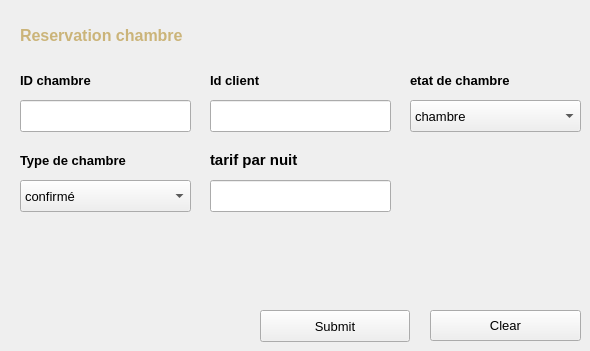
      <widget class="QWidget" name="tab_11">
       <attribute name="title">
        <string>insert</string>
       </attribute>
       <widget class="QLabel" name="label_89">
        <property name="geometry">
         <rect>
          <x>20</x>
          <y>20</y>
          <width>241</width>
          <height>31</height>
         </rect>
        </property>
        <property name="font">
         <font>
          <family>Arial</family>
          <pointsize>12</pointsize>
          <bold>true</bold>
         </font>
        </property>
        <property name="text">
         <string>&lt;html&gt;&lt;head/&gt;&lt;body&gt;&lt;p&gt;&lt;span style=&quot; color:#cbb479;&quot;&gt;Reservation chambre&lt;/span&gt;&lt;/p&gt;&lt;/body&gt;&lt;/html&gt;</string>
        </property>
       </widget>
       <widget class="QLabel" name="id_13">
        <property name="geometry">
         <rect>
          <x>20</x>
          <y>70</y>
          <width>141</width>
          <height>21</height>
         </rect>
        </property>
        <property name="font">
         <font>
          <pointsize>10</pointsize>
          <bold>true</bold>
         </font>
        </property>
        <property name="text">
         <string>&lt;html&gt;&lt;head/&gt;&lt;body&gt;&lt;p&gt;ID chambre&lt;/p&gt;&lt;/body&gt;&lt;/html&gt;</string>
        </property>
       </widget>
       <widget class="QLabel" name="id_49">
        <property name="geometry">
         <rect>
          <x>210</x>
          <y>70</y>
          <width>141</width>
          <height>21</height>
         </rect>
        </property>
        <property name="font">
         <font>
          <pointsize>10</pointsize>
          <bold>true</bold>
         </font>
        </property>
        <property name="text">
         <string>&lt;html&gt;&lt;head/&gt;&lt;body&gt;&lt;p&gt;Id  client &lt;/p&gt;&lt;/body&gt;&lt;/html&gt;</string>
        </property>
       </widget>
       <widget class="QLineEdit" name="empName_15">
        <property name="geometry">
         <rect>
          <x>20</x>
          <y>100</y>
          <width>171</width>
          <height>32</height>
         </rect>
        </property>
        <property name="font">
         <font>
          <family>Arial</family>
          <pointsize>10</pointsize>
         </font>
        </property>
        <property name="styleSheet">
         <string notr="true">#empName
{
	background:white;
	color:black;
	border:none;
	padding-left:6px;
}</string>
        </property>
       </widget>
       <widget class="QLineEdit" name="empName_16">
        <property name="geometry">
         <rect>
          <x>210</x>
          <y>100</y>
          <width>181</width>
          <height>32</height>
         </rect>
        </property>
        <property name="font">
         <font>
          <family>Arial</family>
          <pointsize>10</pointsize>
         </font>
        </property>
        <property name="styleSheet">
         <string notr="true">#empName
{
	background:white;
	color:black;
	border:none;
	padding-left:6px;
}</string>
        </property>
       </widget>
       <widget class="QLineEdit" name="empName_17">
        <property name="geometry">
         <rect>
          <x>210</x>
          <y>180</y>
          <width>181</width>
          <height>32</height>
         </rect>
        </property>
        <property name="font">
         <font>
          <family>Arial</family>
          <pointsize>10</pointsize>
         </font>
        </property>
        <property name="styleSheet">
         <string notr="true">#empName
{
	background:white;
	color:black;
	border:none;
	padding-left:6px;
}</string>
        </property>
       </widget>
       <widget class="QLabel" name="id_51">
        <property name="geometry">
         <rect>
          <x>410</x>
          <y>70</y>
          <width>141</width>
          <height>21</height>
         </rect>
        </property>
        <property name="font">
         <font>
          <pointsize>10</pointsize>
          <bold>true</bold>
         </font>
        </property>
        <property name="text">
         <string>&lt;html&gt;&lt;head/&gt;&lt;body&gt;&lt;p&gt;etat de chambre&lt;/p&gt;&lt;/body&gt;&lt;/html&gt;</string>
        </property>
       </widget>
       <widget class="QLabel" name="id_52">
        <property name="geometry">
         <rect>
          <x>20</x>
          <y>150</y>
          <width>141</width>
          <height>21</height>
         </rect>
        </property>
        <property name="font">
         <font>
          <pointsize>10</pointsize>
          <bold>true</bold>
         </font>
        </property>
        <property name="text">
         <string>&lt;html&gt;&lt;head/&gt;&lt;body&gt;&lt;p&gt;Type de chambre&lt;/p&gt;&lt;/body&gt;&lt;/html&gt;</string>
        </property>
       </widget>
       <widget class="QComboBox" name="empGender_7">
        <property name="geometry">
         <rect>
          <x>410</x>
          <y>100</y>
          <width>171</width>
          <height>32</height>
         </rect>
        </property>
        <property name="font">
         <font>
          <family>Arial</family>
          <pointsize>10</pointsize>
         </font>
        </property>
        <property name="styleSheet">
         <string notr="true">#empGender
{
	background:white;
	color:black;
	border:none;
	padding-left:6px;
}</string>
        </property>
        <item>
         <property name="text">
          <string>chambre</string>
         </property>
        </item>
        <item>
         <property name="text">
          <string>restaurant</string>
         </property>
        </item>
        <item>
         <property name="text">
          <string>parking</string>
         </property>
        </item>
       </widget>
       <widget class="QLabel" name="id_61">
        <property name="geometry">
         <rect>
          <x>210</x>
          <y>150</y>
          <width>141</width>
          <height>21</height>
         </rect>
        </property>
        <property name="font">
         <font>
          <pointsize>10</pointsize>
          <bold>true</bold>
         </font>
        </property>
        <property name="text">
         <string>&lt;html&gt;&lt;head/&gt;&lt;body&gt;&lt;p&gt;&lt;span style=&quot; font-size:11pt;&quot;&gt;tarif par nuit&lt;/span&gt;&lt;/p&gt;&lt;/body&gt;&lt;/html&gt;</string>
        </property>
       </widget>
       <widget class="QPushButton" name="pushButton_52">
        <property name="geometry">
         <rect>
          <x>430</x>
          <y>310</y>
          <width>151</width>
          <height>31</height>
         </rect>
        </property>
        <property name="font">
         <font>
          <pointsize>10</pointsize>
         </font>
        </property>
        <property name="cursor">
         <cursorShape>PointingHandCursor</cursorShape>
        </property>
        <property name="focusPolicy">
         <enum>Qt::FocusPolicy::TabFocus</enum>
        </property>
        <property name="styleSheet">
         <string notr="true">#pushButton_13
{
	background:#EC3245;
	border:none;
	color:white;
}

#pushButton_13:hover
{
	background:#2d2d2d;
	border:2px solid #EC3245;
	color:#EC3245;
}</string>
        </property>
        <property name="text">
         <string>Clear</string>
        </property>
       </widget>
       <widget class="QPushButton" name="pushButton_53">
        <property name="geometry">
         <rect>
          <x>260</x>
          <y>310</y>
          <width>150</width>
          <height>32</height>
         </rect>
        </property>
        <property name="font">
         <font>
          <pointsize>10</pointsize>
         </font>
        </property>
        <property name="cursor">
         <cursorShape>PointingHandCursor</cursorShape>
        </property>
        <property name="focusPolicy">
         <enum>Qt::FocusPolicy::TabFocus</enum>
        </property>
        <property name="styleSheet">
         <string notr="true">#pushButton_14
{
	background:#00855C;
	border:none;
	color:white;
}

#pushButton_14:hover
{
	background:#2D2D2D;
	border:2px solid #00855C;
	color:#00855C;
}</string>
        </property>
        <property name="text">
         <string>Submit</string>
        </property>
       </widget>
       <widget class="QComboBox" name="empGender_8">
        <property name="geometry">
         <rect>
          <x>20</x>
          <y>180</y>
          <width>171</width>
          <height>32</height>
         </rect>
        </property>
        <property name="font">
         <font>
          <family>Arial</family>
          <pointsize>10</pointsize>
         </font>
        </property>
        <property name="styleSheet">
         <string notr="true">#empGender
{
	background:white;
	color:black;
	border:none;
	padding-left:6px;
}</string>
        </property>
        <item>
         <property name="text">
          <string>confirmé</string>
         </property>
        </item>
        <item>
         <property name="text">
          <string>en attente</string>
         </property>
        </item>
        <item>
         <property name="text">
          <string>annulée</string>
         </property>
        </item>
       </widget>
      </widget>
